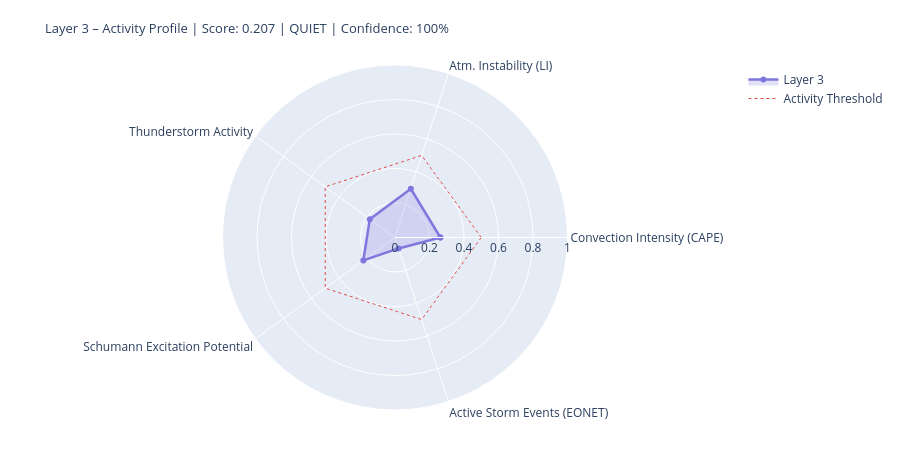

Notebook code cell kept with this figure:
### Markdown cell above
---
## 4. State Assessment & Handoff to Layer 4/5

### Code cell
# ============================================================
# LAYER-3-SCORE
# Five dynamic components
# ============================================================

def norm(v, lo, hi):
    if v is None or (isinstance(v, float) and math.isnan(v)): return None
    return round(max(0.0, min(1.0, (v - lo) / (hi - lo))), 4)

# --- 1) Convection intensity (global CAPE mean) ---
cape_mean = df_atm['cape'].dropna().mean() if not df_atm.empty else None
conv_score = norm(cape_mean, 0, 3000)
conv_src   = 'primary' if cape_mean is not None else 'missing'

# --- 2) Atmospheric instability (LI mean) ---
li_mean   = df_atm['li'].dropna().mean() if not df_atm.empty else None
# Negative LI = unstable → higher score
instab_score = norm(-li_mean if li_mean is not None else None, -6, 6)
instab_src   = 'primary' if li_mean is not None else 'missing'

# --- 3) Thunderstorm activity (mean thunder score + WMO count) ---
thunder_mean = df_atm['thunder_score'].mean() if not df_atm.empty else None
n_thunder    = int(df_atm['thunderstorm'].sum()) if not df_atm.empty else 0
thunder_score_val = norm(
    (thunder_mean or 0) * 0.7 + n_thunder * 0.1, 0, 1.0
) if thunder_mean is not None else None
thunder_src = 'primary'

# --- 4) Schumann excitation potential (weighted Schumann contribution) ---
schumann_pot = df_atm['schumann_contribution'].mean() if not df_atm.empty else None
# Boosted by Layer-2 thunderstorm trigger
if schumann_pot is not None and l2_thunder:
    schumann_pot = min(1.0, schumann_pot * 1.2)
schumann_score = norm(schumann_pot, 0, 1.0) if schumann_pot is not None else None
schumann_src   = 'derived'

# --- 5) Storm activity (NASA EONET) ---
# Distinction: None = data not loaded, 0.0 = loaded but no events
storm_score = None
storm_src   = 'missing'
if raw.get('storms') is not None:          # API reached successfully
    storm_score = norm(len(storm_events), 0, 30) if storm_events else 0.0
    storm_src   = 'primary'

# X-Ray and Kp: context only, not in dynamic score
# (X-Ray = Layer-0/4 driver; Kp = geomagnetic index, not a lightning proxy)
xray_context = None
if raw.get('xray'):
    df_xc = pd.DataFrame(raw['xray'])
    fc = next((c for c in df_xc.columns
               if any(k in c.lower() for k in ['flux','long']) and 'time' not in c.lower()),
              df_xc.columns[1])
    df_xc[fc] = pd.to_numeric(df_xc[fc], errors='coerce')
    xray_last = df_xc[fc].dropna().iloc[-1] if not df_xc[fc].dropna().empty else None
    if xray_last:
        xray_class = ('X' if xray_last>=1e-4 else 'M' if xray_last>=1e-5
                      else 'C' if xray_last>=1e-6 else 'B')
        xray_context = {'flux': float(xray_last), 'class': xray_class}
        print(f'X-Ray context: {xray_class}-class ({xray_last:.2e} W/m²)')

# --- Aggregate ---
COMPONENTS = {
    'Convection Intensity (CAPE)':  {'score': conv_score,       'source': conv_src,    'dynamic': True},
    'Atm. Instability (LI)':         {'score': instab_score,     'source': instab_src,  'dynamic': True},
    'Thunderstorm Activity':              {'score': thunder_score_val, 'source': thunder_src, 'dynamic': True},
    'Schumann Excitation Potential':   {'score': schumann_score,   'source': schumann_src,'dynamic': True},
    'Active Storm Events (EONET)': {'score': storm_score,      'source': storm_src,   'dynamic': True},
}

available   = {k: v['score'] for k, v in COMPONENTS.items() if v['score'] is not None}
unavailable = [k for k, v in COMPONENTS.items() if v['score'] is None]
layer3_score = round(sum(available.values()) / len(available), 4) if available else None
confidence   = round(len(available) / len(COMPONENTS), 2)
level = ('unknown' if layer3_score is None
         else 'quiet'   if layer3_score < 0.3
         else 'moderate' if layer3_score < 0.6
         else 'active')
dominant_l3 = max(available, key=available.get) if available else 'none'

# --- Ausgabe ---
W = 68
print('=' * W)
print('LAYER 3 – ATMOSPHERE / WEATHER / THUNDERSTORMS – STATE ASSESSMENT')
print('=' * W)
for name, comp in COMPONENTS.items():
    s = comp['score']
    if s is not None:
        bar = '█' * int(s * 20) + '░' * (20 - int(s * 20))
        print(f'  {name:<36} {bar}  {s:.3f}  [{comp["source"]}]')
    else:
        print(f'  {name:<36} {"─" * 20}  n/a   [missing]')
print('-' * W)
print(f'  Score:        {layer3_score:.3f}  ({len(available)}/{len(COMPONENTS)} components)')
print(f'  Confidence:   {confidence:.0%}')
print(f'  Level:        {level.upper()}')
print(f'  Dominant:     {dominant_l3}')
print(f'  CAPE mean:    {cape_mean:.0f} J/kg' if cape_mean else '  CAPE mean:    n/a')
print(f'  LI mean:      {li_mean:.1f} K' if li_mean is not None else '  LI mean:      n/a')
print(f'  Thunderstorms:{n_thunder} points (WMO)  +  {len(storm_events)} NASA EONET')
print('=' * W)

# Radar
cats   = list(available.keys())
vals_r = list(available.values())
if len(cats) >= 3:
    fig = go.Figure()
    fig.add_trace(go.Scatterpolar(
        r=vals_r + [vals_r[0]], theta=cats + [cats[0]],
        fill='toself', fillcolor='rgba(127,119,221,0.22)',
        line=dict(color='#7F77DD', width=2.5), name='Layer 3'
    ))
    fig.add_trace(go.Scatterpolar(
        r=[0.5] * (len(cats)+1), theta=cats + [cats[0]],
        line=dict(color='#E24B4A', dash='dot', width=1),
        mode='lines', name='Activity Threshold'
    ))
    fig.update_layout(
        title=dict(
            text=f'Layer 3 – Activity Profile | Score: {layer3_score:.3f} | {level.upper()} | Confidence: {confidence:.0%}',
            font=dict(size=13)
        ),
        polar=dict(radialaxis=dict(visible=True, range=[0, 1])),
        height=450, showlegend=True,
        margin=dict(l=60, r=60, t=65, b=40)
    )
    fig.show()

### Figure 1 — Plotly figure (JSON) as saved in the notebook; plotly's stock layout.template omitted (floating-point values rounded to 4 significant figures)
{"data": [{"fill": "toself", "fillcolor": "rgba(127,119,221,0.22)", "line": {"color": "#7F77DD", "width": 2.5}, "name": "Layer 3", "r": [0.2633, 0.2967, 0.1806, 0.227, 0.0667, 0.2633], "theta": ["Convection Intensity (CAPE)", "Atm. Instability (LI)", "Thunderstorm Activity", "Schumann Excitation Potential", "Active Storm Events (EONET)", "Convection Intensity (CAPE)"], "type": "scatterpolar"}, {"line": {"color": "#E24B4A", "dash": "dot", "width": 1}, "mode": "lines", "name": "Activity Threshold", "r": [0.5, 0.5, 0.5, 0.5, 0.5, 0.5], "theta": ["Convection Intensity (CAPE)", "Atm. Instability (LI)", "Thunderstorm Activity", "Schumann Excitation Potential", "Active Storm Events (EONET)", "Convection Intensity (CAPE)"], "type": "scatterpolar"}], "layout": {"height": 450, "margin": {"b": 40, "l": 60, "r": 60, "t": 65}, "polar": {"radialaxis": {"range": [0, 1], "visible": true}}, "showlegend": true, "title": {"font": {"size": 13}, "text": "Layer 3 – Activity Profile | Score: 0.207 | QUIET | Confidence: 100%"}}}
